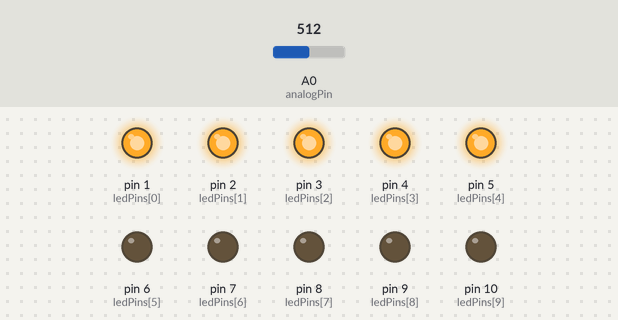
Recording of a sketch running on a simulated Arduino Uno, built with avr-gcc and run on an emulated ATmega328P. Parts: output pins drawn as LEDs (lit = HIGH). The test bench sets the inputs (shaded band); at power-on: A0 (analogPin) = 512.

Above: at 1.2 s.
1.3 s: A0 (analogPin) set to 603
2.8 s: A0 (analogPin) set to 628
At 3.8 s:
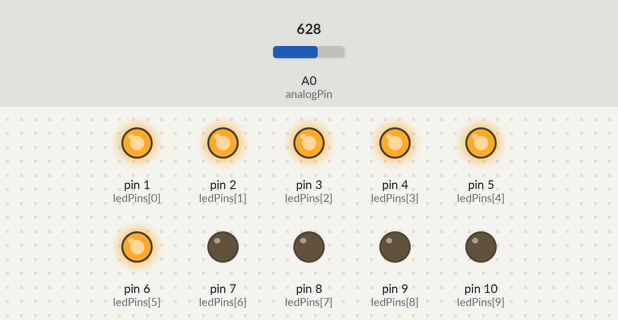
4.3 s: A0 (analogPin) set to 511
At 5.0 s:
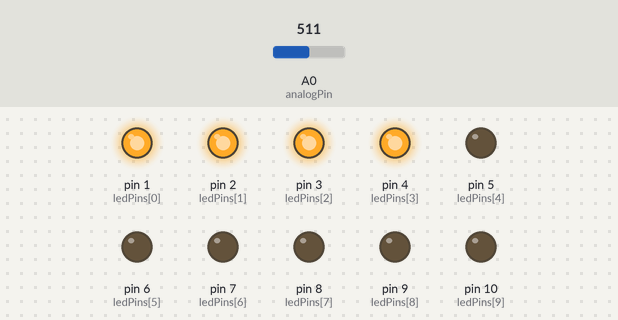
5.8 s: A0 (analogPin) set to 426
7.3 s: A0 (analogPin) set to 398
At 8.4 s:
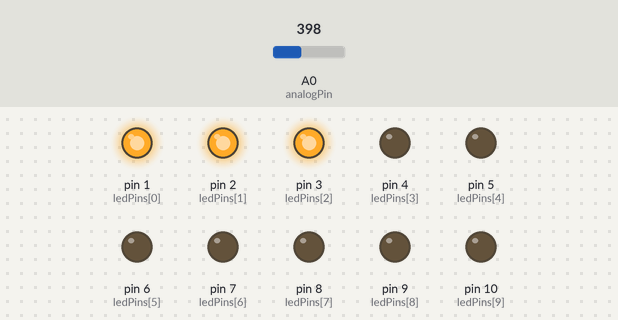
8.8 s: A0 (analogPin) set to 716
At 9.6 s:
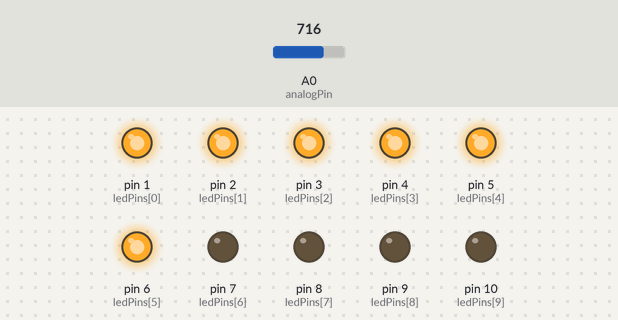
Timing chart, 0 to 11.3 s (numbered marks = the images above; inputs shaded):
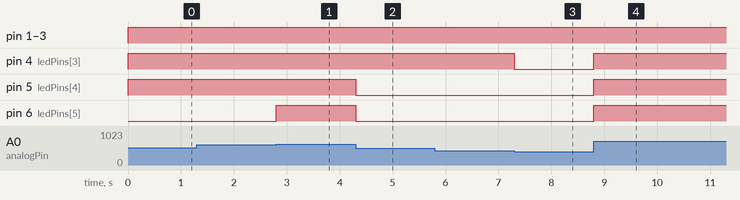

The sketch:

ledbarr.ino
```cpp
const int analogPin = A0;   // pin potensio
const int ledCount = 10;    // nomer yang ada di ledbar
//C:\\Users\\USER\\AppData\\Local\\Temp\\arduino_build_552392/ledbarr.ino.hex
int ledPins[] = {
  1, 2, 3, 4, 5, 6, 7, 8, 9, 10
};   // pin yang terhubung ke ledbar


void setup() {
  // mengulangi isi pin aray dan seet semuanya menjadi output
  for (int thisLed = 0; thisLed < ledCount; thisLed++) {
    pinMode(ledPins[thisLed], OUTPUT);
  }
}

void loop() {
  // membuat variable potensiometer:
  int sensorReading = analogRead(analogPin);
  // petakan hasil ke kisaran dari 0 ke jumlah LED:
  int ledLevel = map(sensorReading, 0, 1023, 0, ledCount);

  // loop over the LED array:
  for (int thisLed = 0; thisLed < ledCount; thisLed++) {
    // if the array element's index is less than ledLevel,
    // turn the pin for this element on:
    if (thisLed < ledLevel) {
      digitalWrite(ledPins[thisLed], HIGH);
    }
    // turn off all pins higher than the ledLevel:
    else {
      digitalWrite(ledPins[thisLed], LOW);
    }
  }
}
```

Measured:
- the behaviour switches between 613 and 614 on A0 (analogPin) (found by bisection; images 0 and 1)
- the behaviour switches between 410 and 409 on A0 (analogPin) (found by bisection; images 2 and 3)
- after the input at 1.3 s, every drawn part: stays the same
- after the input at 2.8 s, pin 6 (ledPins[5]): LOW → HIGH at once
- after the input at 4.3 s, pin 5 (ledPins[4]), pin 6 (ledPins[5]): HIGH → LOW at once
- after the input at 5.8 s, every drawn part: stays the same
- after the input at 7.3 s, pin 4 (ledPins[3]): HIGH → LOW at once
- after the input at 8.8 s, pin 4 (ledPins[3]), pin 5 (ledPins[4]), pin 6 (ledPins[5]): LOW → HIGH at once
